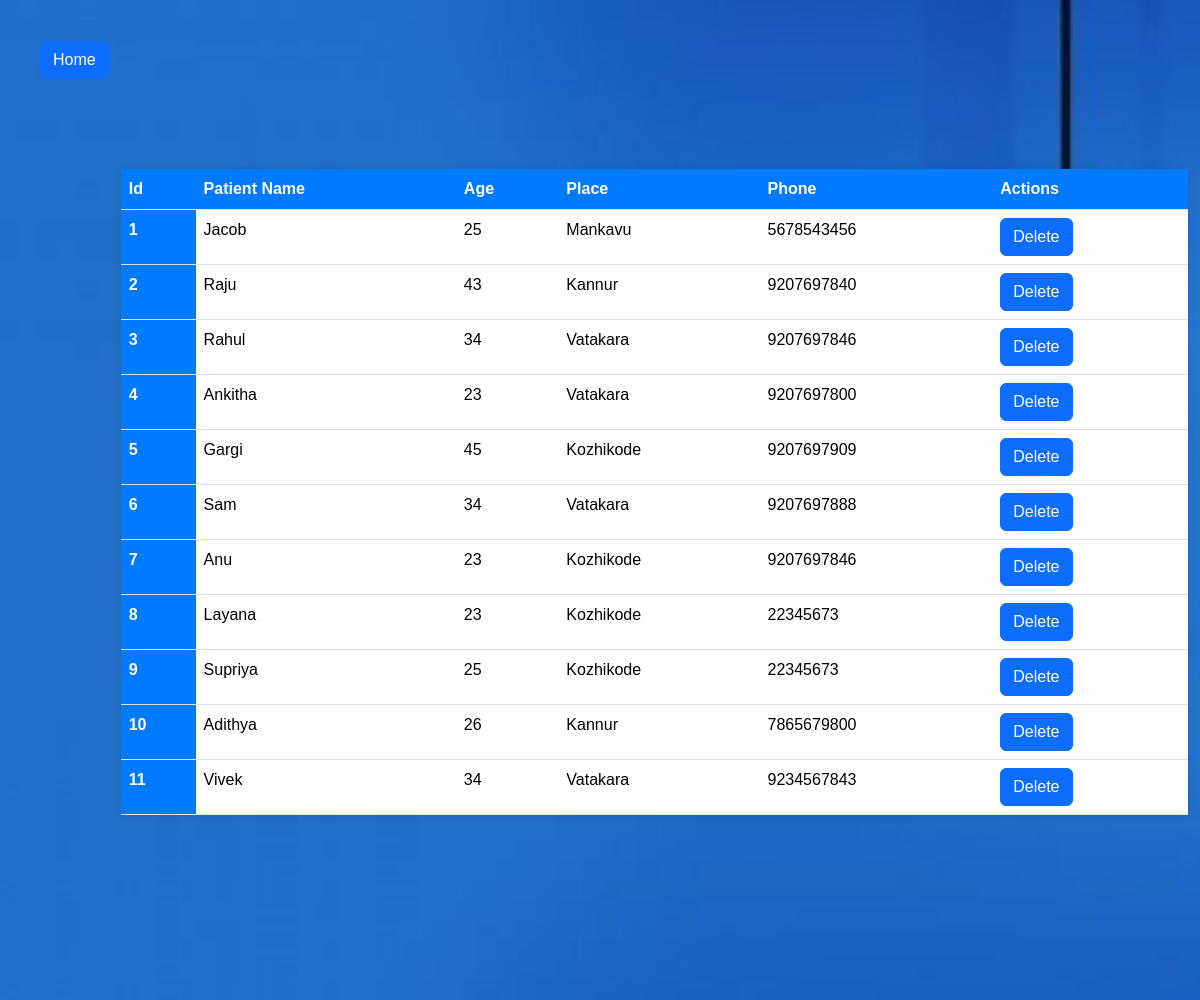
The app's page /reg/list with its own data.
### Eapp/models.py (models this page shows, shortened)
class Registration(models.Model):
    id = models.AutoField(primary_key=True)
    patient_name = models.CharField(max_length=250, unique=True)
    age = models.IntegerField()
    place = models.CharField(max_length=250)
    phone = models.IntegerField()

### Eapp/views.py (the view)
# urls.py: path('reg/list',views.patient_reg_list,name='reg_list'),
def patient_reg_list(request):
    det1=Registration.objects.all()
    return render(request,'reg_list.html',{'det1':det1})

### templates/reg_list.html (shortened to what this page needs)
<!DOCTYPE html>
{% load static %}
<html lang="en">
<head>
  <link href="https://cdn.jsdelivr.net/npm/bootstrap@5.3.3/dist/css/bootstrap.min.css" rel="stylesheet">
</head>
<body>
<div class="background-container">
  <a href="/" class="btn btn-primary" style="margin-top:20px;margin-bottom:900px;margin-left:40px;">Home</a>
<div class="container-lg" style="margin-left:0px;">
<table class="table" style="background:url">
  <thead>
    <tr>
      <th scope="col" >Id</th>
      <th scope="col" >Patient Name</th>
      <th scope="col" >Age</th>
      <th scope="col" >Place</th>
      <th scope="col" >Phone</th>
      <th scope="col" >Actions</th>
    </tr>
  </thead>
  <tbody>
  {% if det1 %}
  {% for item in det1 %}
    <tr>
      <th scope="row">{{ forloop.counter }}</th>
      <td>{{ item.patient_name }}</td>
      <td>{{ item.age }}</td>
      <td>{{ item.place }}</td>
      <td>{{ item.phone }}</td>
      <td><a href="{% url 'delete_list' item.id %}" class="btn btn-primary">Delete</a></td>
    </tr>
  {% endfor %}
  {% endif %}
  </tbody>
</table>
</div>
</div>
</body>
</html>

### records on screen
Registration: patient_name "Jacob", age "25", place "Mankavu", phone "5678543456"
Registration: patient_name "Raju", age "43", place "Kannur", phone "9207697840"
Registration: patient_name "Rahul", age "34", place "Vatakara", phone "9207697846"
Registration: patient_name "Ankitha", age "23", place "Vatakara", phone "9207697800"
Registration: patient_name "Gargi", age "45", place "Kozhikode", phone "9207697909"
Registration: patient_name "Sam", age "34", place "Vatakara", phone "9207697888"
Registration: patient_name "Anu", age "23", place "Kozhikode", phone "9207697846"
Registration: patient_name "Layana", age "23", place "Kozhikode", phone "22345673"
Registration: patient_name "Supriya", age "25", place "Kozhikode", phone "22345673"
Registration: patient_name "Adithya", age "26", place "Kannur", phone "7865679800"
Registration: patient_name "Vivek", age "34", place "Vatakara", phone "9234567843"
